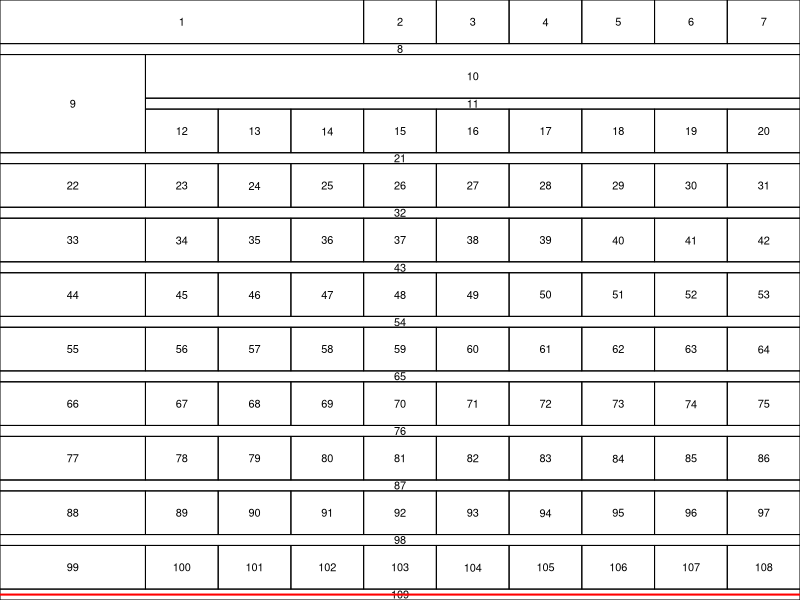

The R source for this figure: (Note: this script raises an error after producing the figure.)
# This script makes visually appealing tables (in reality it is a multi-panel plot not a table)


GraphicLayout <- c(  1,  1,  1,  1,  2,  3,  4,  5,  6,  7,
                     8,  8,  8,  8,  8,  8,  8,  8,  8,  8,
                     9, 10, 10, 10, 10, 10, 10, 10, 10, 10,
                     9, 11, 11, 11, 11, 11, 11, 11, 11, 11,
                     9, 12, 13, 14, 15, 16, 17, 18, 19, 20,
                    21, 21, 21, 21, 21, 21, 21, 21, 21, 21,
                    22, 23, 24, 25, 26, 27, 28, 29, 30, 31,
                    32, 32, 32, 32, 32, 32, 32, 32, 32, 32,
                    33, 34, 35, 36, 37, 38, 39, 40, 41, 42,
                    43, 43, 43, 43, 43, 43, 43, 43, 43, 43,
                    44, 45, 46, 47, 48, 49, 50, 51, 52, 53,
                    54, 54, 54, 54, 54, 54, 54, 54, 54, 54,
                    55, 56, 57, 58, 59, 60, 61, 62, 63, 64,
                    65, 65, 65, 65, 65, 65, 65, 65, 65, 65,
                    66, 67, 68, 69, 70, 71, 72, 73, 74, 75,
                    76, 76, 76, 76, 76, 76, 76, 76, 76, 76,
                    77, 78, 79, 80, 81, 82, 83, 84, 85, 86,
                    87, 87, 87, 87, 87, 87, 87, 87, 87, 87,
                    88, 89, 90, 91, 92, 93, 94, 95, 96, 97,
                    98, 98, 98, 98, 98, 98, 98, 98, 98, 98,
                    99,100,101,102,103,104,105,106,107,108,
                    109,109,109,109,109,109,109,109,109,109)
GraphicWidths <- c(2,1,1,1,1,1,1,1,1,1)
GraphicHeights <- c(1,0.25,1,0.25,1,0.25,1,0.25,1,0.25,1,0.25,1,0.25,1,0.25,1,0.25,1,0.25,1,0.25)
GraphicFormat <- layout(matrix(GraphicLayout, nrow = 22, ncol = 10, byrow = TRUE), widths = GraphicWidths, heights = GraphicHeights)
layout.show(GraphicFormat)

# 8 and 109 should be thick lines (code below)
abline(h=0.5, col="red", lwd=2)

# 11,21,32,43,54,65,76,87,98,109 should be thin lines (code below)
abline(h=0.5, col="red", lwd=1)

# Add text
text("Test Text", cex=2) # doesn't work
text<-paste("Test Text")
grid.arrange(text)

